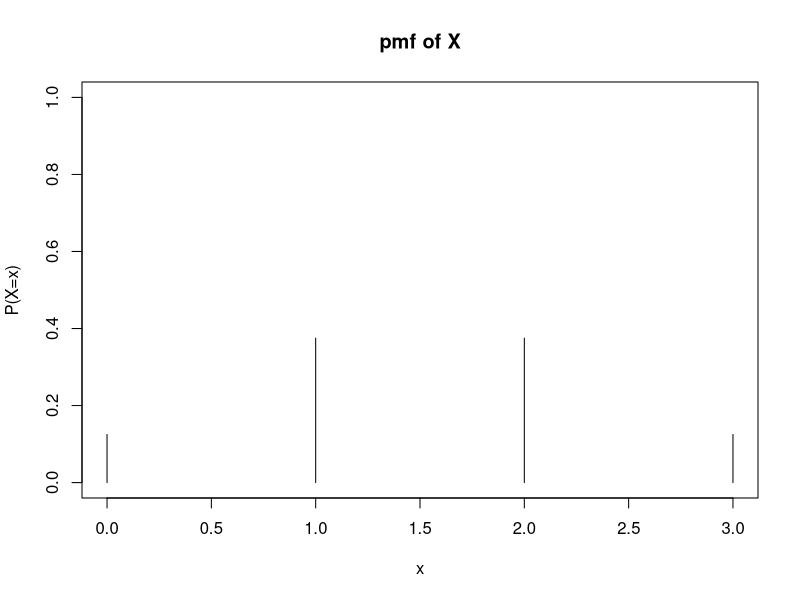
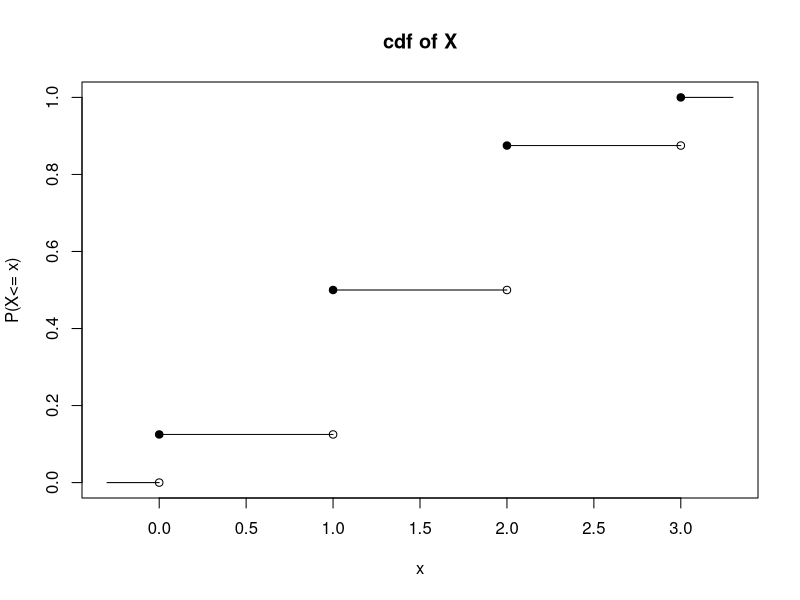

Generate these figures, in order, with R: (Note: this script raises an error after producing the figures.)
## ---- chunk 1
plot(c(0,1,2,3),c(1/8,3/8,3/8,1/8),type="h",ylim=c(0,1),
     xlab="x",ylab="P(X=x)",main="pmf of X")
## ---- chunk 2
x<-c(0,1,2,3)
y<-c(0,1/8,1/2,7/8)
y2<-c(1/8,1/2,7/8,1)
plot(x,y,pch=1,xlim=c(-0.3,3.3),ylim=c(0,1),
     xlab="x",ylab="P(X<= x)",main="cdf of X")

points(x,y2,pch=19)
segments(c(-0.3,x),c(y,1),c(x,3.3))
## ---- chunk 3
pmf <- c(1/8,3/8,3/8,1/8)
values <- c(0,1,2,3)
pmf
## ---- chunk 4
cdf <- cumsum(pmf)
cdf
## ---- chunk 5
set.seed(1153)
ran_num <- runif(1)
ran_num
## ---- chunk 6
ran_num < cdf
## ---- chunk 7
which(ran_num < cdf)
## ---- chunk 8
which(ran_num < cdf)[1]
## ---- chunk 9
values[which(ran_num < cdf)[1]]
## ---- chunk 10
simple_rv <- function(values,cdf){
ran_num <- runif(1)
return(values[which(ran_num < cdf)[1]])
}
## ---- chunk 11
results <- do(10000)*simple_rv(values,cdf)
inspect(results)
## ---- chunk 12
tally(~simple_rv,data=results,format="proportion")
## ---- chunk 13
mean(~simple_rv,data=results)
## ---- chunk 14
(0-1.5)^2*1/8 + (1-1.5)^2*3/8 + (2-1.5)^2*3/8 + (3-1.5)^2*1/8
## ---- chunk 15
var(~simple_rv,data=results)*(10000-1)/10000
